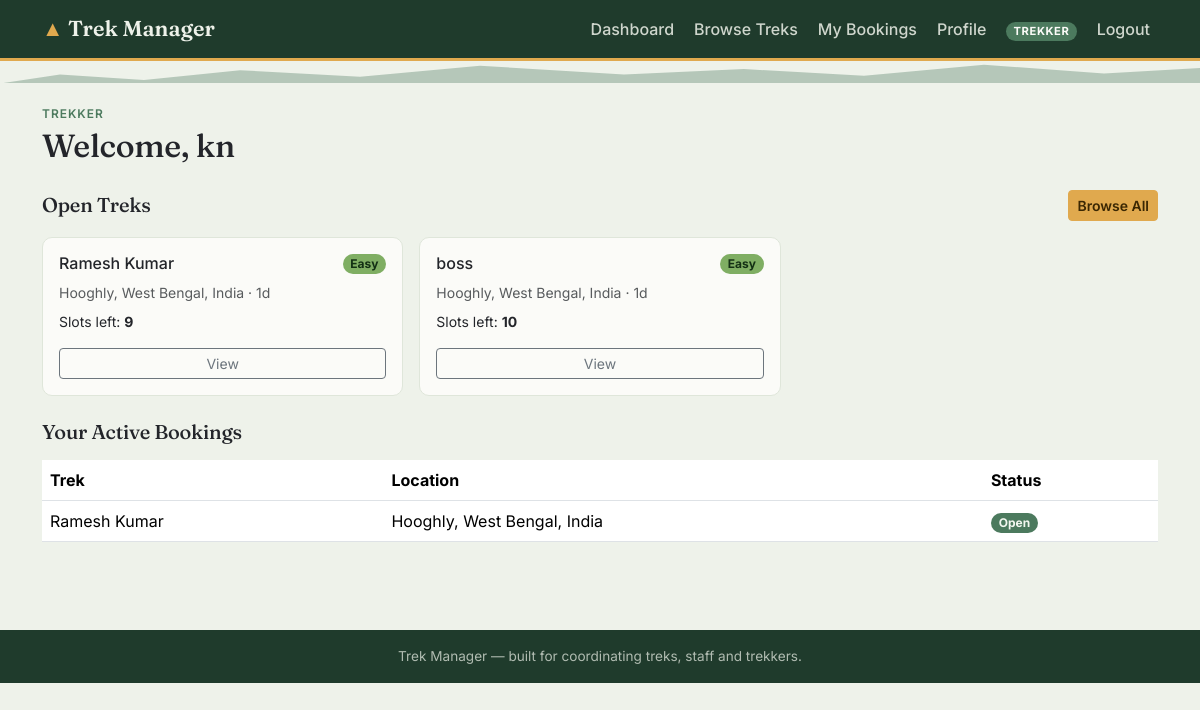
Page /trekker/dashboard (signed in) on the committed database.
### models.py (models this page shows, shortened)
class User(UserMixin, db.Model):
    __tablename__ = "users"
    id = db.Column(db.Integer, primary_key=True)
    name = db.Column(db.String(120), nullable=False)
    email = db.Column(db.String(150), unique=True, nullable=False, index=True)
    phone = db.Column(db.String(20))
    password_hash = db.Column(db.String(255), nullable=False)
    role = db.Column(db.String(20), nullable=False)  # admin / staff / trekker
    status = db.Column(db.String(20), nullable=False, default=STATUS_ACTIVE)
    created_at = db.Column(db.DateTime, default=datetime.utcnow)
    assigned_treks = db.relationship(
        "Trek", backref="staff", lazy=True, foreign_keys="Trek.assigned_staff_id"
    )
    bookings = db.relationship(
        "Booking", backref="trekker", lazy=True, foreign_keys="Booking.user_id"
    )
    @property
    def is_admin(self):
        return self.role == ROLE_ADMIN
    @property
    def is_staff(self):
        return self.role == ROLE_STAFF
    @property
    def is_trekker(self):
        return self.role == ROLE_TREKKER

class Trek(db.Model):
    __tablename__ = "treks"
    id = db.Column(db.Integer, primary_key=True)
    name = db.Column(db.String(150), nullable=False)
    location = db.Column(db.String(150), nullable=False)
    difficulty = db.Column(db.String(20), nullable=False, default="Easy")
    duration_days = db.Column(db.Integer, nullable=False, default=1)
    total_slots = db.Column(db.Integer, nullable=False, default=10)
    available_slots = db.Column(db.Integer, nullable=False, default=10)
    assigned_staff_id = db.Column(db.Integer, db.ForeignKey("users.id"), nullable=True)
    status = db.Column(db.String(20), nullable=False, default=TREK_PENDING)
    start_date = db.Column(db.Date, nullable=True)
    end_date = db.Column(db.Date, nullable=True)
    description = db.Column(db.Text, default="")
    created_at = db.Column(db.DateTime, default=datetime.utcnow)
    bookings = db.relationship(
        "Booking", backref="trek", lazy=True, cascade="all, delete-orphan"
    )

class Booking(db.Model):
    __tablename__ = "bookings"
    id = db.Column(db.Integer, primary_key=True)
    user_id = db.Column(db.Integer, db.ForeignKey("users.id"), nullable=False)
    trek_id = db.Column(db.Integer, db.ForeignKey("treks.id"), nullable=False)
    booking_date = db.Column(db.DateTime, default=datetime.utcnow)
    status = db.Column(db.String(20), nullable=False, default=BOOKING_BOOKED)

### trekker.py (the view)
@trekker_bp.route("/dashboard")
@login_required
@trekker_required
def dashboard():
    open_treks = Trek.query.filter_by(status=TREK_OPEN).order_by(Trek.start_date).limit(5).all()
    my_bookings = (
        Booking.query.filter_by(user_id=current_user.id, status=BOOKING_BOOKED)
        .order_by(Booking.booking_date.desc())
        .all()
    )
    return render_template("trekker/dashboard.html", open_treks=open_treks, my_bookings=my_bookings)

### trekker.py (called while the page is built)
def trekker_required(view):
    @wraps(view)
    def wrapped(*args, **kwargs):
        if not current_user.is_authenticated or not current_user.is_trekker:
            abort(403)
        return view(*args, **kwargs)
    return wrapped

### templates/trekker/dashboard.html (shortened to what this page needs)
{% extends "base.html" %}
{% from "partials/_badges.html" import status_badge, difficulty_badge %}
{% block content %}
<p class="section-label mb-1">Trekker</p>
<h2 class="display-title mb-4">Welcome, {{ current_user.name }}</h2>
<div class="d-flex justify-content-between align-items-center mb-3">
  <h5 class="mb-0">Open Treks</h5>
  <a href="{{ url_for('trekker.treks') }}" class="btn btn-amber btn-sm">Browse All</a>
</div>
<div class="row g-3 mb-4">
  {% for trek in open_treks %}
  <div class="col-md-6 col-lg-4">
    <div class="card-trek p-3 h-100 d-flex flex-column">
      <div class="d-flex justify-content-between align-items-start mb-2">
        <h6 class="mb-0">{{ trek.name }}</h6>
        {{ difficulty_badge(trek.difficulty) }}
      </div>
      <p class="text-muted small mb-2">{{ trek.location }} &middot; {{ trek.duration_days }}d</p>
      <p class="mb-3 small">Slots left: <strong>{{ trek.available_slots }}</strong></p>
      <a href="{{ url_for('trekker.trek_detail', trek_id=trek.id) }}" class="btn btn-outline-secondary btn-sm mt-auto">View</a>
    </div>
  </div>
  {% else %}
  <div class="col-12"><p class="text-muted">No open treks right now — check back soon.</p></div>
  {% endfor %}
</div>
<h5 class="mb-3">Your Active Bookings</h5>
<div class="table-responsive">
  <table class="table table-trek bg-white align-middle">
    <thead><tr><th>Trek</th><th>Location</th><th>Status</th></tr></thead>
    <tbody>
      {% for b in my_bookings %}
      <tr>
        <td>{{ b.trek.name }}</td>
        <td>{{ b.trek.location }}</td>
        <td>{{ status_badge(b.trek.status) }}</td>
      </tr>
      {% else %}
      <tr><td colspan="3" class="text-center text-muted py-3">You haven't booked any treks yet.</td></tr>
      {% endfor %}
    </tbody>
  </table>
</div>
{% endblock %}

### templates/base.html (shortened to what this page needs)
<!DOCTYPE html>
<html lang="en">
<head>
  <link href="https://cdn.jsdelivr.net/npm/bootstrap@5.3.2/dist/css/bootstrap.min.css" rel="stylesheet">
  <link rel="stylesheet" href="{{ url_for('static', filename='css/style.css') }}">
</head>
<body>
<nav class="navbar navbar-expand-lg navbar-trek">
  <div class="container">
    <a class="navbar-brand" href="{{ url_for('index') }}">
      <span class="peak">&#9650;</span> Trek Manager
    </a>
    <div class="collapse navbar-collapse" id="navMain">
      <ul class="navbar-nav ms-auto align-items-lg-center gap-lg-1">
        {% if current_user.is_authenticated %}
          {% if current_user.is_admin %}
            <li class="nav-item"><a class="nav-link" href="{{ url_for('admin.dashboard') }}">Dashboard</a></li>
            <li class="nav-item"><a class="nav-link" href="{{ url_for('admin.treks') }}">Treks</a></li>
            <li class="nav-item"><a class="nav-link" href="{{ url_for('admin.staff_list') }}">Staff</a></li>
            <li class="nav-item"><a class="nav-link" href="{{ url_for('admin.users_list') }}">Trekkers</a></li>
            <li class="nav-item"><a class="nav-link" href="{{ url_for('admin.bookings') }}">Bookings</a></li>
            <li class="nav-item">
              <form class="d-flex" role="search" action="{{ url_for('admin.search') }}" method="get">
                <input class="form-control form-control-sm" type="search" name="q" placeholder="Search..." style="width: 140px;">
              </form>
            </li>
          {% elif current_user.is_staff %}
            <li class="nav-item"><a class="nav-link" href="{{ url_for('staff.dashboard') }}">My Treks</a></li>
          {% else %}
            <li class="nav-item"><a class="nav-link" href="{{ url_for('trekker.dashboard') }}">Dashboard</a></li>
            <li class="nav-item"><a class="nav-link" href="{{ url_for('trekker.treks') }}">Browse Treks</a></li>
            <li class="nav-item"><a class="nav-link" href="{{ url_for('trekker.my_bookings') }}">My Bookings</a></li>
            <li class="nav-item"><a class="nav-link" href="{{ url_for('trekker.profile') }}">Profile</a></li>
          {% endif %}
          <li class="nav-item ms-lg-2">
            <span class="badge badge-role rounded-pill">{{ current_user.role }}</span>
          </li>
          <li class="nav-item ms-lg-2">
            <a class="nav-link" href="{{ url_for('auth.logout') }}">Logout</a>
          </li>
        {% endif %}
      </ul>
    </div>
  </div>
</nav>
<div class="elevation-rule"></div>
<main class="container py-4">
  {% block content %}{% endblock %}
</main>
<footer class="site-footer py-3 mt-5">
  <div class="container text-center">
    Trek Manager &mdash; built for coordinating treks, staff and trekkers.
  </div>
</footer>
</body>
</html>

### templates/partials/_badges.html
{% macro status_badge(status) -%}
  {%- set cls = {
    'Pending': 'badge-status-pending',
    'Approved': 'badge-status-approved',
    'Open': 'badge-status-open',
    'Closed': 'badge-status-closed',
    'Completed': 'badge-status-completed',
    'Active': 'badge-status-active',
    'Blacklisted': 'badge-status-blacklisted',
    'Booked': 'badge-status-open',
    'Cancelled': 'badge-status-blacklisted',
  }.get(status, 'badge-status-pending') -%}
  <span class="badge {{ cls }} rounded-pill">{{ status }}</span>
{%- endmacro %}
{% macro difficulty_badge(difficulty) -%}
  {%- set cls = {
    'Easy': 'badge-easy',
    'Moderate': 'badge-moderate',
    'Hard': 'badge-hard',
  }.get(difficulty, 'badge-easy') -%}
  <span class="badge {{ cls }} rounded-pill">{{ difficulty }}</span>
{%- endmacro %}

### static/css/style.css (style rules this page uses)
:root { --forest: #1f3b2c; --forest-dark: #142a1e; --moss: #4c7a5e; --glacier: #6fa8b8; --amber: #e0a94e; --stone: #eef2ea; --stone-dark: #dfe6da; --charcoal: #23252a; --paper: #fbfbf8; }
body { background-color: var(--stone); color: var(--charcoal); font-family: 'Inter', -apple-system, BlinkMacSystemFont, sans-serif; }
h1, h2, h3, h4, h5, .display-title, .brand-mark { font-family: 'Fraunces', Georgia, serif; letter-spacing: -0.01em; }
.navbar-trek { background: var(--forest); border-bottom: 3px solid var(--amber); }
.navbar-trek .navbar-brand { font-family: 'Fraunces', serif; font-weight: 600; color: var(--stone) !important; font-size: 1.35rem; }
.navbar-trek .navbar-brand .peak { color: var(--amber); }
.navbar-trek .nav-link { color: rgba(238, 242, 234, 0.85) !important; font-weight: 500; }
.navbar-trek .badge-role { background: var(--moss); color: var(--paper); font-size: 0.7rem; letter-spacing: 0.05em; text-transform: uppercase; }
.elevation-rule { height: 22px; width: 100%; background-image: repeating-linear-gradient( 100deg, transparent 0, transparent 18px, var(--moss) 18px, var(--moss) 20px ); opacity: 0.35; clip-path: polygon(0 100%, 5% 60%, 12% 85%, 20% 40%, 30% 70%, 40% 20%, 52% 60%, 62% 35%, 72% 65%, 82% 15%, 92% 55%, 100% 30%, 100% 100%); background-color: var(--moss); margin-bottom: -2px; }
.card-trek { background: var(--paper); border: 1px solid var(--stone-dark); border-radius: 10px; transition: box-shadow 0.15s ease, transform 0.15s ease; }
.badge-easy { background: #7fae63; color: #133014; }
.badge-status-open { background: var(--moss); color: #f2f7ef; }
.btn-amber { background: var(--amber); border-color: var(--amber); color: #3a2703; font-weight: 600; }
.site-footer { background: var(--forest); color: rgba(238, 242, 234, 0.7); font-size: 0.85rem; }
.section-label { text-transform: uppercase; letter-spacing: 0.08em; font-size: 0.75rem; color: var(--moss); font-weight: 600; }
a { color: var(--forest); }
.table-trek thead { background: var(--forest); color: var(--paper); }

### rows in the picture
User: role "TREKKER", name "kn"
Trek: name "Ramesh Kumar", difficulty "Easy", location "Hooghly, West Bengal, India", duration_days "1", available_slots "9", status "Open"
Trek: name "boss", difficulty "Easy", location "Hooghly, West Bengal, India", duration_days "1", available_slots "10"
Booking: trek.name "Ramesh Kumar", trek.location "Hooghly, West Bengal, India"
